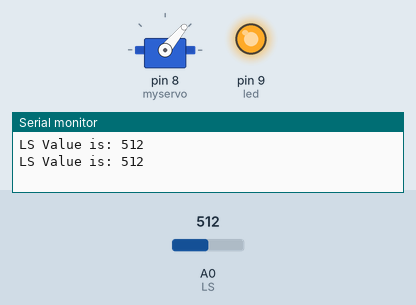
Bench run of a sketch on a simulated Arduino Uno, built with avr-gcc and run on an emulated ATmega328P. Shown: servo, output pins drawn as LEDs (lit = HIGH), the last lines printed to the serial monitor. Inputs (shaded band) come from the test bench; at power-on: A0 (LS) = 512.

Above: at 5.8 s.
5.9 s: A0 (LS) set to 10
At 9.4 s:
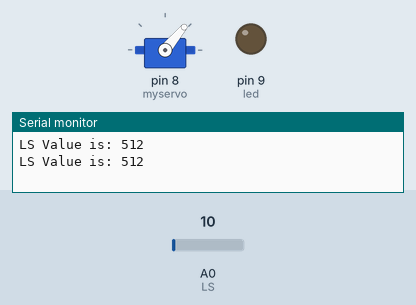
11.9 s: A0 (LS) set to 30
At 14.58 s:
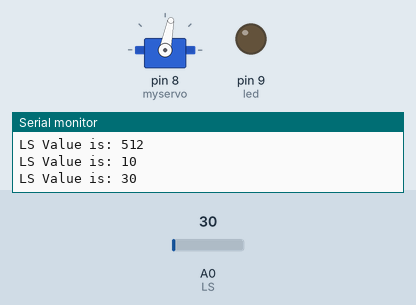
Timing chart, 0 to 23.9 s (numbered marks = the images above; inputs shaded):
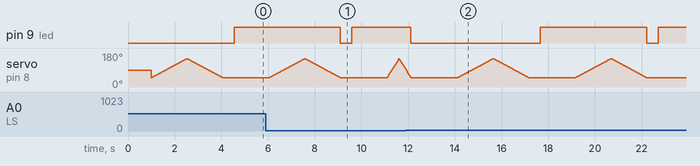

The sketch:

sketch_apr29a.ino
```cpp
#include <Servo.h>

Servo myservo;  // Control
const int LS = A0;
int input = 0;
int pos = 0;    // Position
int led = 9;

void setup() {
  myservo.attach(8);  // Pin 8 gelink
  Serial.begin(9600);
  pinMode(led, OUTPUT);
}

void loop() {
  input = analogRead(LS); // Work
  Serial.print("LS Value is: ");
  Serial.println(input);
  delay(1000);

  if (input <= 20){
    for (pos = 50; pos <= 150; pos++) { // tussen rotation 50~150
        myservo.write(pos);
        delay(5);
      }
    for (pos = 150; pos >= 50; pos--) {
        myservo.write(pos);
        delay(5);
      }
    } else {
    for (pos = 50; pos <= 150; pos++) { // tussen rotation 50~150
        myservo.write(pos);
        delay(15);
    }
    for (pos = 150; pos >= 50; pos--) {
        myservo.write(pos);
        delay(15);
    }
   };
   // LED
   if (input <= 20) {
      digitalWrite(led, LOW); // LED Aan
      delay(1000);
   } else {
      digitalWrite(led, LOW); // LED Aan
      delay(500);
      digitalWrite(led, HIGH); // LED Uit
      delay(500);
   };
}
```
